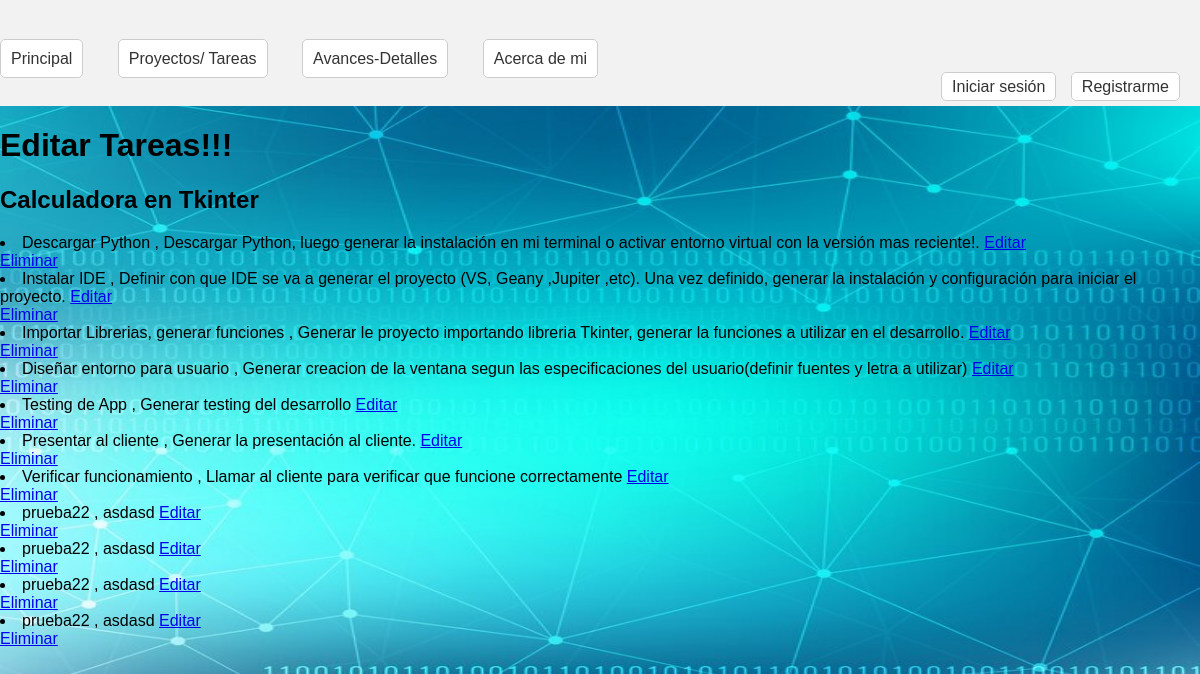
Screenshot of /cambiotareas/1/ with the database file from the repository.
### app1/models.py (models this page shows, shortened)
class Proyectos(models.Model):
    nombre=models.CharField(max_length=100)
    fechacreacion=models.DateField()
    def __str__(self) -> str:
        return self.nombre

class Tareas(models.Model):
    titulo=models.CharField(max_length=100)
    descripcion=models.TextField()
    asociado=models.ForeignKey(Proyectos,on_delete=models.CASCADE)
    estado= models.BooleanField(default=False)

### app1/views.py (the view)
# urls.py: path('cambiotareas/<int:id>/',cambio_tareas,name='cambiotareas'),
def cambio_tareas(request,id):
    print('Hola')
    proyecto = get_object_or_404(Proyectos, id=id)
    tareas_asociadas = Tareas.objects.filter(asociado=proyecto)
    context = {
        'proyecto': proyecto,
        'tareas_asociadas': tareas_asociadas,
    }
    return render(request, 'cambiotareas.html', context)

### app1/templates/cambiotareas.html (shortened to what this page needs)
{% extends 'herencia.html' %}
{% load static %}
{% block dinamico %}
<h1>Editar Tareas!!!</h1>
<h2>{{proyecto}}</h2>
<table>
  {% for tarea in tareas_asociadas %}
    <tr>
      <li>
        {{ tarea.titulo }} , {{ tarea.descripcion }}
        <a href="{% url 'editartarea' tarea.id %}">Editar</a><br>
        <a href="{% url 'eliminartarea' tarea.id %}">Eliminar</a></table>
      </li>
    </tr>
  {% endfor %}
{% endblock %}

### app1/templates/herencia.html (style rules this page uses)
body { margin: 10px; padding: 0; font-family: Arial, sans-serif; }
body { margin: 0; padding: 0; font-family: Arial, sans-serif; }

### rows the page displays
Proyectos: nombre "Calculadora en Tkinter"
Tareas: titulo "Descargar Python", descripcion "Descargar Python, luego generar la instalación en mi terminal o activar entorno virtual con la versión mas reciente!."
Tareas: titulo "Instalar IDE", descripcion "Definir con que IDE se va a generar el proyecto (VS, Geany ,Jupiter ,etc). Una vez definido, generar la instalación y configuración para iniciar el proyecto."
Tareas: titulo "Importar Librerias, generar funciones", descripcion "Generar le proyecto importando libreria Tkinter, generar la funciones a utilizar en el desarrollo."
Tareas: titulo "Diseñar entorno para usuario", descripcion "Generar creacion de la ventana segun las especificaciones del usuario(definir fuentes y letra a utilizar)"
Tareas: titulo "Testing de App", descripcion "Generar testing del desarrollo"
Tareas: titulo "Presentar al cliente", descripcion "Generar la presentación al cliente."
Tareas: titulo "Verificar funcionamiento", descripcion "Llamar al cliente para verificar que funcione correctamente"
Tareas: titulo "prueba22", descripcion "asdasd"
Tareas: titulo "prueba22", descripcion "asdasd"
Tareas: titulo "prueba22", descripcion "asdasd"
Tareas: titulo "prueba22", descripcion "asdasd"
